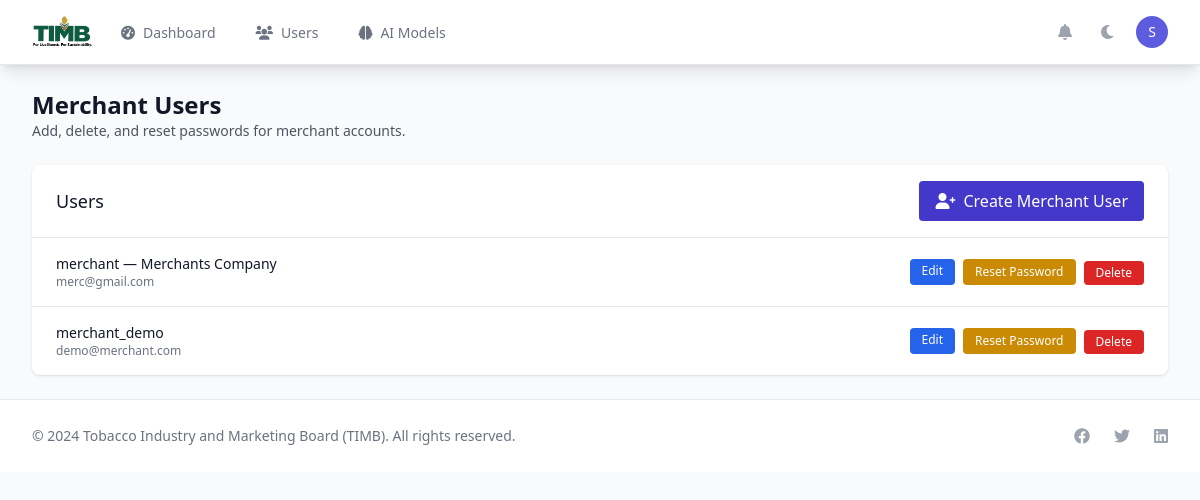
Before: /timb/users/ (signed in) with the older database file.
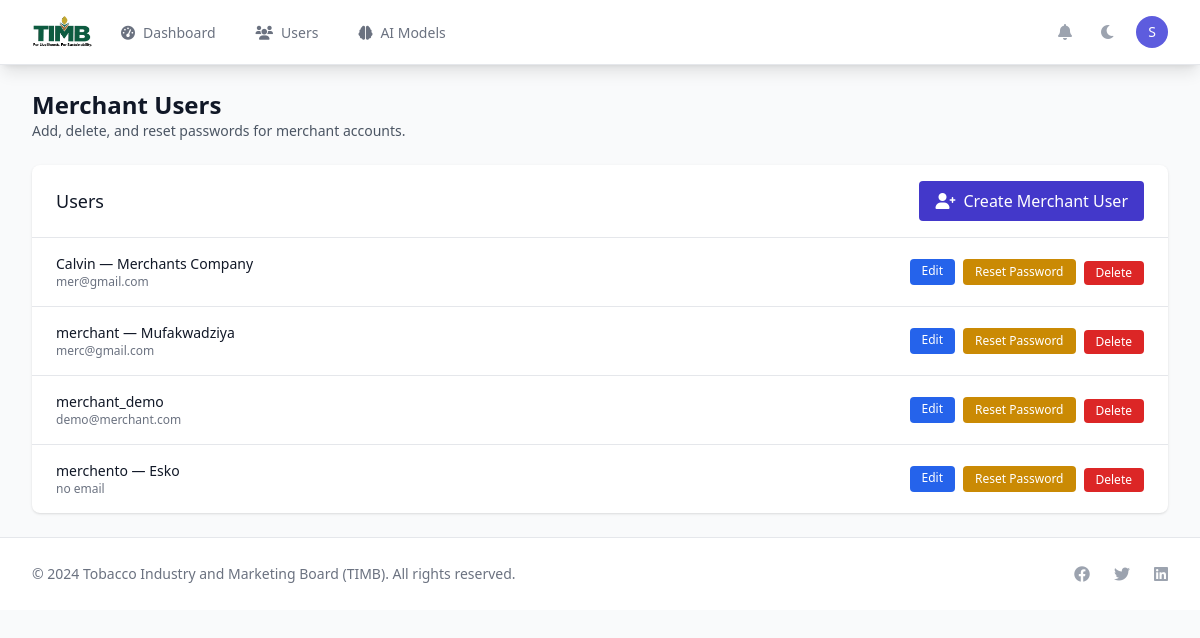
After: the same page with the newer database file.
### authentication/models.py (models this page shows, shortened)
class User(AbstractUser):
    is_timb_staff = models.BooleanField(default=False, help_text='TIMB staff member')
    is_merchant = models.BooleanField(default=False, help_text='Tobacco merchant')
    phone = models.CharField(max_length=20, blank=True)
    national_id = models.CharField(max_length=50, blank=True)
    is_verified = models.BooleanField(default=False)
    verification_token = models.CharField(max_length=100, blank=True)
    verification_sent_at = models.DateTimeField(blank=True, null=True)
    two_factor_enabled = models.BooleanField(default=False)
    backup_codes = models.JSONField(default=list, blank=True)
    login_attempts = models.IntegerField(default=0)
    locked_until = models.DateTimeField(blank=True, null=True)
    last_login_ip = models.GenericIPAddressField(blank=True, null=True)
    last_login_device = models.CharField(max_length=200, blank=True)
    login_history = models.JSONField(default=list, blank=True)
    password_changed_at = models.DateTimeField(auto_now_add=True)
    password_reset_required = models.BooleanField(default=False)
    email_notifications = models.BooleanField(default=True)
    sms_notifications = models.BooleanField(default=False)
    push_notifications = models.BooleanField(default=True)
    class Meta:
        verbose_name = 'User'
        verbose_name_plural = 'Users'
    def get_user_type(self):
        if self.is_superuser:
            return "Administrator"
        elif self.is_timb_staff:
            return "TIMB Staff"
        elif self.is_merchant:
            return "Merchant"
        else:
            return "User"

### timb_dashboard/models.py (models this page shows, shortened)
class Merchant(models.Model):
    user = models.OneToOneField(User, on_delete=models.CASCADE, related_name='merchant_profile')
    company_name = models.CharField(max_length=200, blank=True)
    business_registration_number = models.CharField(max_length=100, blank=True)
    license_number = models.CharField(max_length=100, unique=True)
    license_issue_date = models.DateField(null=True, blank=True)
    license_expiry_date = models.DateField(null=True, blank=True)
    business_address = models.TextField(blank=True)
    business_phone = models.CharField(max_length=20, blank=True)
    business_email = models.EmailField(blank=True)
    website = models.URLField(blank=True)
    bank_name = models.CharField(max_length=100, blank=True)
    bank_account_number = models.CharField(max_length=50, blank=True)
    bank_branch = models.CharField(max_length=100, blank=True)
    annual_trading_volume = models.DecimalField(max_digits=15, decimal_places=2, default=0)
    preferred_grades = models.ManyToManyField('TobaccoGrade', blank=True)
    trading_regions = models.JSONField(default=list, blank=True)
    is_verified = models.BooleanField(default=False)
    is_active = models.BooleanField(default=True)
    verification_date = models.DateTimeField(null=True, blank=True)
    verified_by = models.ForeignKey(settings.AUTH_USER_MODEL, on_delete=models.SET_NULL, null=True, blank=True, related_name='verified_merchants')
    created_at = models.DateTimeField(default=timezone.now)
    updated_at = models.DateTimeField(auto_now=True)
    class Meta:
        db_table = 'timb_merchants'
        ordering = ['company_name', 'user__username']
        indexes = [
            models.Index(fields=['license_number']),
            models.Index(fields=['is_verified', 'is_active']),
            models.Index(fields=['company_name']),
        ]

### timb_dashboard/views.py (the view)
# urls.py: path('users/', views.users_management_view, name='users'),
@login_required
@user_passes_test(is_timb_staff)
def users_management_view(request):
    users = User.objects.filter(is_merchant=True).select_related('merchant_profile').order_by('username')
    context = {
        'users': users,
    }
    return render(request, 'timb_dashboard/users.html', context)

### timb_dashboard/views.py (called while the page is built)
def is_timb_staff(user):
    return user.is_authenticated and (user.is_staff or user.is_timb_staff)

### utils/context_processors.py (called while the page is built)
def global_context(request):
    return {
        'TIMB_SETTINGS': getattr(settings, 'TIMB_SETTINGS', {}),
        'current_time': timezone.now(),
        'system_name': 'TIMB Trading System',
        'system_version': '1.0.0',
    }

### templates/timb_dashboard/users.html (shortened to what this page needs)
{% extends 'base.html' %}
{% block content %}
<div class="max-w-7xl mx-auto py-6 sm:px-6 lg:px-8">
    <div class="mb-6">
        <h1 class="text-2xl font-bold text-gray-900 dark:text-white">Merchant Users</h1>
        <p class="text-sm text-gray-600 dark:text-gray-400">Add, delete, and reset passwords for merchant accounts.</p>
    </div>
    <div class="bg-white dark:bg-gray-800 shadow rounded-lg overflow-hidden">
        <div class="px-6 py-4 border-b border-gray-200 dark:border-gray-700">
            <div class="flex justify-between items-center">
                <h3 class="text-lg font-medium text-gray-900 dark:text-white">Users</h3>
                <a href="{% url 'timb_dashboard:create_merchant' %}" class="px-4 py-2 bg-primary-600 text-white rounded hover:bg-primary-700">
                    <i class="fas fa-user-plus mr-2"></i>Create Merchant User
                </a>
            </div>
        </div>
        <div class="divide-y divide-gray-200 dark:divide-gray-700">
            {% for u in users %}
            <div class="px-6 py-4 flex items-center justify-between">
                <div>
                    <div class="text-sm font-medium text-gray-900 dark:text-white">{{ u.username }}{% if u.merchant_profile and u.merchant_profile.company_name %} — {{ u.merchant_profile.company_name }}{% endif %}</div>
                    <div class="text-xs text-gray-500">{{ u.email|default:'no email' }}</div>
                </div>
                <div class="flex space-x-2">
                    <a href="{% url 'timb_dashboard:edit_user' u.id %}" class="px-3 py-1 text-xs bg-blue-600 text-white rounded hover:bg-blue-700">Edit</a>
                    <button type="button" class="px-3 py-1 text-xs bg-yellow-600 text-white rounded hover:bg-yellow-700" onclick="openResetModal({{ u.id }}, '{{ u.username }}')">Reset Password</button>
                    <form action="{% url 'timb_dashboard:delete_user' u.id %}" method="post" onsubmit="return confirm('Delete this user?');">
                        <button type="submit" class="px-3 py-1 text-xs bg-red-600 text-white rounded hover:bg-red-700">Delete</button>
                    </form>
                </div>
            </div>
            {% empty %}
            <div class="px-6 py-10 text-center text-gray-500">No merchant users found.</div>
            {% endfor %}
        </div>
    </div>
</div>
{% endblock %}

Changed rows visible on the page:
added User: username "Calvin", merchant_profile.company_name "Merchants Company", email "mer@gmail.com"
changed User "merchant": merchant_profile.company_name "Merchants Company" → "Mufakwadziya"
added User: username "merchento", merchant_profile.company_name "Esko", email "no email"
